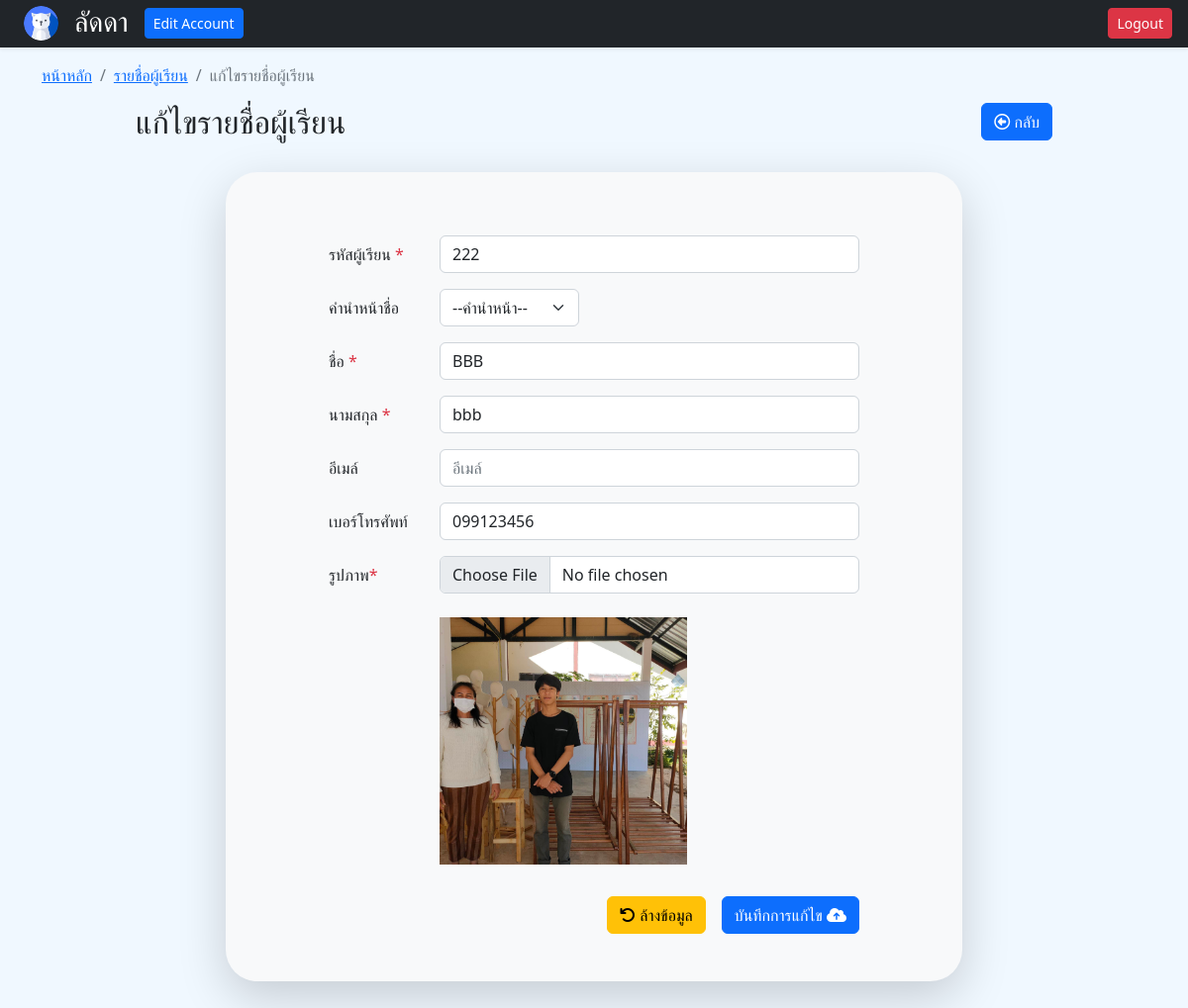
/?page=student_edit&id=9&backp=29 (signed in), run on the app's committed database.
### tables this page shows
CREATE TABLE `student` (
  `id` int(11) NOT NULL,
  `std_id` varchar(255) NOT NULL,
  `prefix` varchar(255) DEFAULT NULL,
  `fname` varchar(255) NOT NULL,
  `lname` varchar(255) NOT NULL,
  `email` varchar(255) DEFAULT NULL,
  `phone` varchar(11) DEFAULT NULL,
  `std_pic` varchar(255) NOT NULL,
  `cr_time` datetime NOT NULL,
  `up_time` datetime DEFAULT NULL
);

### php/function.php (called while the page is built, shortened)
<?php
class lms{
	public $dbConnect = false;
	private $host  = 'localhost';
    private $user  = 'root';
    private $password   = "";
    private $database  = "project";
    public function __construct(){
        if(!$this->dbConnect){
            $conn = new mysqli($this->host, $this->user, $this->password, $this->database);
            if($conn->connect_error){
                die("Error failed to connect to MySQL: " . $conn->connect_error);
            }else{
                $this->dbConnect = $conn;
            }
        }
    }
	public function select($table,$rows="*",$where = null){
		if ($where != null) {
			$sql="SELECT $rows FROM $table WHERE $where";
		}else{
			$sql="SELECT $rows FROM $table";
		}
		$result = $this->dbConnect->query($sql);
		$data= array();
		while ($row = mysqli_fetch_array($result, MYSQLI_ASSOC)) {
			$data[]=$row;
		}
		return $data;
	}
}
?>

### view/student_edit.php (the view, shortened to what this page needs)
<?php
    if(isset($_GET['id'])){
        $id = $_GET['id'];
        $student = $lms->select('student',"*","id='$id'");
    }else{
        $_SESSION['error'] = "เกิดข้อผิดพลาด! ไม่พบข้อมูล!";
        echo "<script> window.history.back()</script>";
        exit;
    }
?>
<div class="py-5 pt-3" style="background-color:#f0f8ff;">
    <div class="container">
        <nav aria-label="breadcrumb">
            <ol class="breadcrumb">
                <li class="breadcrumb-item"><a href="index.php">หน้าหลัก</a></li>
                <?php if(isset($_SESSION['subid'])){ ?>
                <li class="breadcrumb-item"><a
                        href="?page=subject_view&subid=<?= $_SESSION['subid'] ?>">รายละเอียดวิชา</a></li>
                <li class="breadcrumb-item"><a
                        href="?page=subject_select_std&subid=<?= $_SESSION['subid'] ?>">เพิ่มรายชื่อเข้าชั้นเรียน</a>
                </li>
                <?php }else{ ?>
                <li class="breadcrumb-item"><a href="?page=student_list">รายชื่อผู้เรียน</a></li>
                <?php } ?>
                <li class="breadcrumb-item active" aria-current="page">แก้ไขรายชื่อผู้เรียน</li>
            </ol>
        </nav>
        <div class="row mb-4 d-flex justify-content-center">
            <div class="col-sm-5">
                <h2>แก้ไขรายชื่อผู้เรียน</h2>
            </div>
            <div class="col-sm-5 text-end">
                <a class="btn btn-primary" href="?page=<?php if(isset($_SESSION['subid']))
                    { echo "subject_select_std&subid=".$_SESSION['subid'];
                    }elseif(isset($_SESSION['backp'])){ echo "subject_view&subid=".$_SESSION['backp']; }else{
                        echo "student_list"; }?>"><i class="fa-regular fa-circle-left"></i>&nbsp;กลับ</a>
            </div>
        </div>
        <div class="d-flex justify-content-center">
            <div class="py-3 p-md-5 bg-light rounded-5 shadow-lg col-md-8">
                <form action="?page=student_edit&id=<?= $student[0]['id'] ?>" method="post" class="px-0 pt-3" enctype="multipart/form-data">
                    <div class="row mb-3 d-flex justify-content-center">
                        <label for="input" class="col-sm-2 col-form-label">รหัสผู้เรียน
                            <span class="text-danger">*</span></label>
                        <div class="col-sm-8">
                            <input type="text" class="form-control" id="student_id" name="student_id"
                                placeholder="รหัสผู้เรียน" required value="<?= $student[0]['std_id'] ?>">
                        </div>
                    </div>
                    <div class="row mb-3 d-flex justify-content-center">
                        <label for="input" class="col-sm-2 col-form-label">คำนำหน้าชื่อ</label>
                        <div class="col-sm-8">
                            <div class="col-4">
                                <select class="form-select " id="student_prefix" name="student_prefix">
                                    <option value="">--คำนำหน้า--</option>
                                </select>
                            </div>
                        </div>
                    </div>
                    <div class="row mb-3 d-flex justify-content-center">
                        <label for="input" class="col-sm-2 col-form-label">ชื่อ
                            <span class="text-danger">*</span></label>
                        <div class="col-sm-8">
                            <input type="text" class="form-control" id="student_fname" name="student_fname"
                                placeholder="ชื่อ" required value="<?= $student[0]['fname'] ?>">
                        </div>
                    </div>
                    <div class="row mb-3 d-flex justify-content-center">
                        <label for="input" class="col-sm-2 col-form-label">นามสกุล
                            <span class="text-danger">*</span></label>
                        <div class="col-sm-8">
                            <input type="text" class="form-control" id="student_lname" name="student_lname"
                                placeholder="นามสกุล" required value="<?= $student[0]['lname'] ?>">
                        </div>
                    </div>
                    <div class="row mb-3 d-flex justify-content-center">
                        <label for="input" class="col-sm-2 col-form-label">อีเมล์</label>
                        <div class="col-sm-8">
                            <input type="email" class="form-control" id="student_email" name="student_email"
                                placeholder="อีเมล์" value="<?= $student[0]['email'] ?>">
                        </div>
                    </div>
                    <div class="row mb-3 d-flex justify-content-center">
                        <label for="input" class="col-sm-2 col-form-label">เบอร์โทรศัพท์</label>
                        <div class="col-sm-8">
                            <input type="phone" class="form-control" id="student_phone" name="student_phone"
                                placeholder="เบอร์โทรศัพท์" value="<?= $student[0]['phone'] ?>">
                        </div>
                    </div>
                    <div class="row mb-3 d-flex justify-content-center ">
                        <label for="input" class="col-sm-2 col-form-label">รูปภาพ<span
                                class="text-danger">*</span></label>
                        <div class="col-sm-8">
                            <input type="file" class="form-control" id="student_img" name="student_img"
                                onchange="readURL(this);">
                            <br>
                            <div id="stored_picture" class="pb-3">
                                <?php if ($student[0]['std_pic']!='') { ?>
                                <img src="upload/img_student/<?= $student[0]['std_pic'] ?>"
                                    style="width: 250px; height: 250px; object-fit: cover;">
                                <?php } ?>
                            </div>
                        </div>
                    </div>
                    <div class=" row">
                        <div class="col-md-11">
                            <div class="d-flex justify-content-end">
                                <button type="reset" class="btn btn-warning me-3"><i
                                        class="fa-solid fa-arrow-rotate-left"></i>
                                    ล้างข้อมูล</button>
                                <button type="submit" class="btn btn-primary" name="action"
                                    value="student_edit">บันทึกการแก้ไข
                                    <i class="fa-solid fa-cloud-arrow-up"></i></button>
                            </div>
                        </div>
                    </div>
                </form>
            </div>
        </div>
    </div>
</div>

### data on the page
student: student_id "222", student_fname "BBB", student_lname "bbb", student_phone "099123456", std_pic (picture)

### other printed values
$_SESSION['name_teacher'] "ลัดดา"
